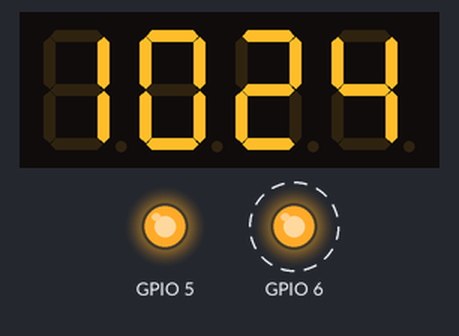
Simulated run of this program. Board: Raspberry Pi (BCM pin numbers). Shown: 4-digit seven-segment display, output pins drawn as LEDs (lit = HIGH). Dashed ring = blinking. The clock reads 2024-03-15 10:24:30 at power-on unless the program sets it; the segment pins are drawn as the display they are named for; pins used as bus, display or sensor lines are not drawn.

Above: at 0.1 s.
Timing chart, 0 to 22.0 s (numbered marks = the images above):
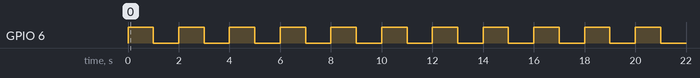

The program:

main.py
```python
import RPi.GPIO as GPIO
import time

GPIO.setmode(GPIO.BCM)

dotPort = 25
segmentPorts = (11, 4 ,23, 8, 7, 10, 18)
digitPorts = (22, 27, 17, 24)
colonPorts = (5, 6)
#more info: https://cdn-shop.adafruit.com/datasheets/1001datasheet.pdf
numbers = {
        ' ' : (0, 0, 0, 0, 0, 0, 0),
        '0' : (1, 1, 1, 1, 1, 1, 0),
        '1' : (0, 1, 1, 0, 0, 0, 0),
        '2' : (1, 1, 0, 1, 1, 0, 1),
        '3' : (1, 1, 1, 1, 0, 0, 1),
        '4' : (0, 1, 1, 0, 0, 1, 1),
        '5' : (1, 0, 1, 1, 0, 1, 1),
        '6' : (1, 0, 1, 1, 1, 1, 1),
        '7' : (1, 1, 1, 0, 0, 0, 0),
        '8' : (1, 1, 1, 1, 1, 1, 1),
        '9' : (1, 1, 1, 1, 0, 1, 1)
        }

for item in segmentPorts:
    GPIO.setup(item, GPIO.OUT)
    GPIO.output(item, 0)

for digit in digitPorts:
    GPIO.setup(digit, GPIO.OUT)
    GPIO.output(digit, 1)

for item in colonPorts:
    GPIO.setup(item, GPIO.OUT)
    GPIO.output(item, 1)

try:
    while True:
        now = time.ctime()
        currentHourAndMinute = now[11:13] + now[14:16]
        s = str(currentHourAndMinute).rjust(4)
        secondIsEvent = int(now[18:19])%2 == 0

        for digit in range(4):
            numberOfDigit = s[digit]
            onOffTuple = numbers[numberOfDigit]
            digitPort = digitPorts[digit]

            for seg in range(0, 7):
                setPort = segmentPorts[seg]
                onOff = onOffTuple[seg]

                GPIO.output(setPort, onOff)

                if (secondIsEvent == True):
                    GPIO.output(6, 1)
                else:
                    GPIO.output(6, 0)


            GPIO.output(digitPort, 0)

            time.sleep(0.001)

            GPIO.output(digitPort, 1)

finally:
    GPIO.cleanup()
```

Measured:
- by itself, GPIO 6: alternates HIGH for 1.0 s and LOW for 1.0 s
